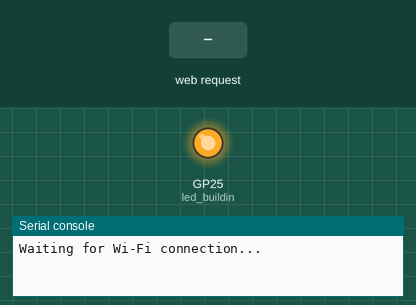
This program was run on a simulated Raspberry Pi Pico running MicroPython. Parts: output pins drawn as LEDs (lit = HIGH), the last lines printed to the serial console. The inputs (shaded band) are chosen by the test bench. WiFi joins after 1.5 s.

Above: at 0.6 s.
At 3.7 s:
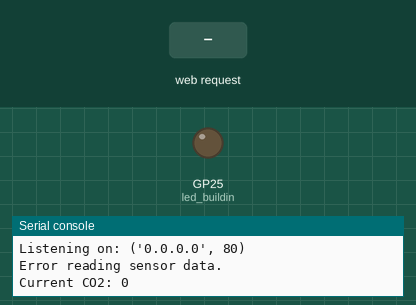
3.8 s: HTTP request GET / received
Timing chart, 0 to 6.8 s (numbered marks = the images above; inputs shaded):
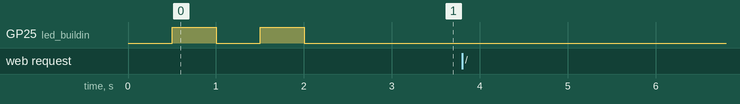

The program:

CO2_data_host_sensorair_http.py
```python
# Raspberry pi pico w (micropython) UART communication with Sensorair S8
# Send data to web server that other people can get the data using http request
# 2025.12.10
# Malithjkd


# Import necessary modules
import network
from machine import Pin, UART
import utime
import socket

# --- Sensor Setup (Keep your existing code) ---
uart = UART(1, baudrate=9600, tx=4, rx=5)
uart.init(9600, bits=8, parity=None, stop=1)
led_buildin = Pin("LED", Pin.OUT)
utime.sleep_ms(500)

# --- Wi-Fi Configuration ---
SSID = 'TP-Link_0007'
PASSWORD = '70999846'
#PASSWORD = 'xa8gA6V93FSSg958werKDXUQEKDXcxkswerxkuwe19566QWEdsgccgPoxjg' # Replace with your Wi-Fi password

wlan = network.WLAN(network.STA_IF)
wlan.active(True)
wlan.connect(SSID, PASSWORD)

# Wait for Wi-Fi connection
while not wlan.isconnected():
    print('Waiting for Wi-Fi connection...')
    led_buildin.value(1)
    utime.sleep(0.5)
    led_buildin.value(0)
    utime.sleep(0.5)

print('Wi-Fi Connected:', wlan.ifconfig())
# The Pico W will now have an IP address, e.g., 192.168.1.XX

# --- Global variable for CO2 value ---
current_co2_value = 0

# Function to read CO2
def read_co2():
    global current_co2_value
    uart.write(b"\xFE\x44\x00\x08\x02\x9F\x25")
    utime.sleep_ms(100) # Short wait for response
    data = uart.read(7)

    if data and len(data) == 7:
        byte_3 = data[3]
        byte_4 = data[4]
        current_co2_value = (byte_3 * 256) + byte_4
    else:
        print("Error reading sensor data.")

# Function to handle HTTP requests
def web_page():
    # The API endpoint will be a simple string showing the CO2 value
    html = str(current_co2_value)
    return html

# Set up socket listener
# 0.0.0.0 listens on all available interfaces (including the Wi-Fi one)
addr = socket.getaddrinfo('0.0.0.0', 80)[0][-1]
s = socket.socket()
s.bind(addr)
s.listen(1) # Listen for one incoming connection

print('Listening on:', addr)

while True:
    # 1. Read the sensor data
    read_co2()
    print('Current CO2:', current_co2_value)

    # 2. Handle HTTP request (Non-blocking check)
    try:
        conn, addr = s.accept()
        print('Got a connection from %s' % str(addr))
        request = conn.recv(1024)
        request = str(request)
        print('Content = %s' % request)

        # Send the response back
        response = web_page()
        conn.send('HTTP/1.0 200 OK\r\nContent-type: text/plain\r\n\r\n')
        conn.send(response)
        conn.close()
    except OSError as e:
        # Handle non-blocking socket error (no connection)
        if e.args[0] == 11: # errno 11 is EAGAIN/EWOULDBLOCK
            pass
        else:
            raise

    utime.sleep(2) # Wait 2 seconds before the next sensor read/loop iteration
```
